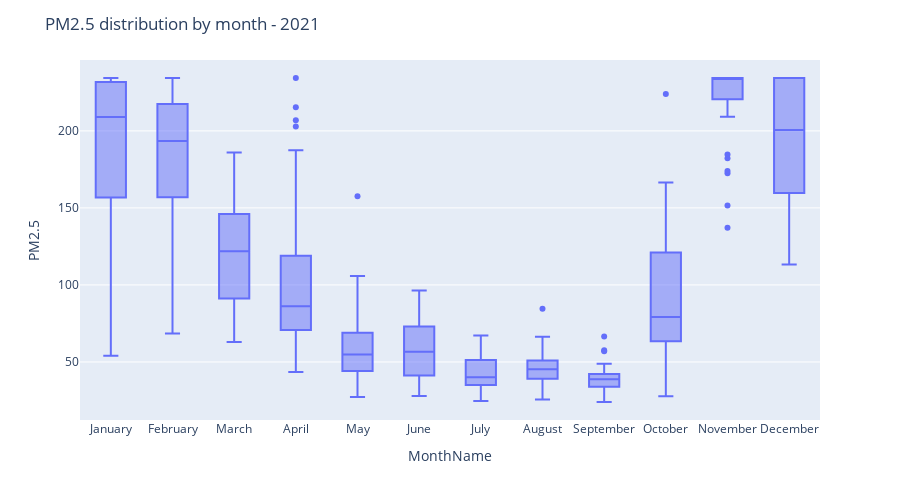
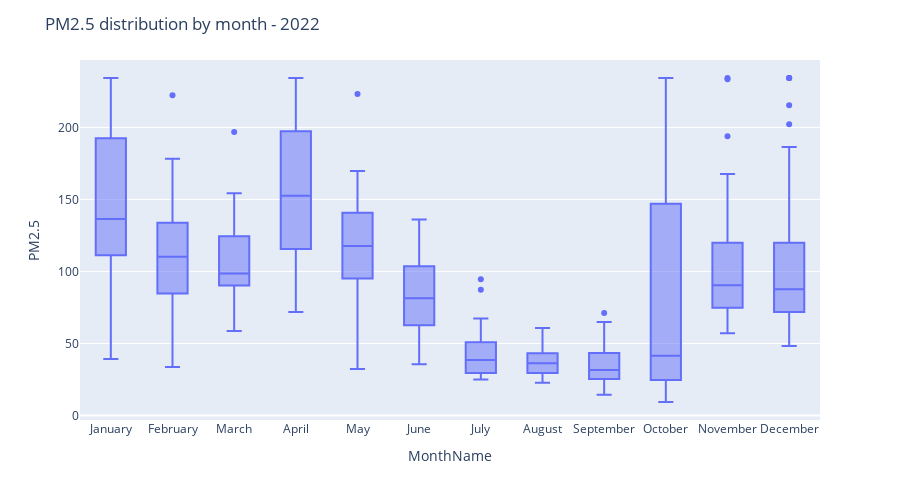
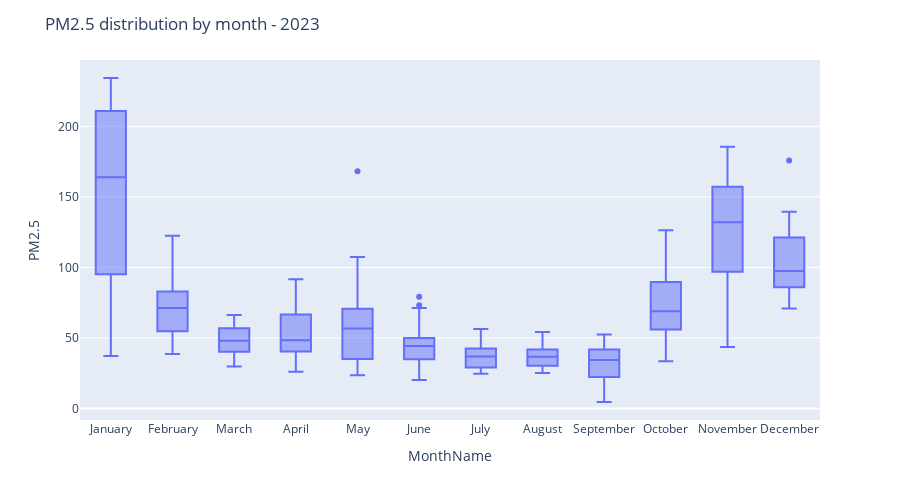

Write notebook code for charts like these, in order.
### Markdown cell above
# 7. Interactive boxplot: months as outliers for selected years

### Code cell
import plotly.express as px
years = sorted(df['Year'].unique())

def plot_year_box(year):
    d = df[df['Year']==year]
    # boxplot by month (string month names for readability)
    d['MonthName'] = d['Date'].dt.month_name()
    fig = px.box(d, x='MonthName', y='PM2.5', category_orders={'MonthName': ['January','February','March','April','May','June','July','August','September','October','November','December']})
    fig.update_layout(title=f'PM2.5 distribution by month - {year}', height=500)
    return fig

# Example: show for three years
for y in years[:3]:
    display(plot_year_box(y))

### Figure 1 — Plotly figure (JSON) as saved in the notebook; plotly's stock layout.template omitted (floating-point values rounded to 4 significant figures; data arrays with more than 128 entries replaced by an {"elided": "..."} marker saying what was removed)
{"data": [{"alignmentgroup": "True", "hovertemplate": "MonthName=%{x}<br>PM2.5=%{y}<extra></extra>", "legendgroup": "", "marker": {"color": "#636efa"}, "name": "", "notched": false, "offsetgroup": "", "orientation": "v", "showlegend": false, "type": "box", "x": {"elided": "365 str values"}, "x0": " ", "xaxis": "x", "y": {"elided": "365 float values"}, "y0": " ", "yaxis": "y"}], "layout": {"boxmode": "group", "height": 500, "legend": {"tracegroupgap": 0}, "margin": {"t": 60}, "title": {"text": "PM2.5 distribution by month - 2021"}, "xaxis": {"anchor": "y", "categoryarray": ["January", "February", "March", "April", "May", "June", "July", "August", "September", "October", "November", "December"], "categoryorder": "array", "domain": [0, 1], "title": {"text": "MonthName"}}, "yaxis": {"anchor": "x", "domain": [0, 1], "title": {"text": "PM2.5"}}}}

### Figure 2 — Plotly figure (JSON) as saved in the notebook; plotly's stock layout.template omitted (floating-point values rounded to 4 significant figures; data arrays with more than 128 entries replaced by an {"elided": "..."} marker saying what was removed)
{"data": [{"alignmentgroup": "True", "hovertemplate": "MonthName=%{x}<br>PM2.5=%{y}<extra></extra>", "legendgroup": "", "marker": {"color": "#636efa"}, "name": "", "notched": false, "offsetgroup": "", "orientation": "v", "showlegend": false, "type": "box", "x": {"elided": "365 str values"}, "x0": " ", "xaxis": "x", "y": {"elided": "365 float values"}, "y0": " ", "yaxis": "y"}], "layout": {"boxmode": "group", "height": 500, "legend": {"tracegroupgap": 0}, "margin": {"t": 60}, "title": {"text": "PM2.5 distribution by month - 2022"}, "xaxis": {"anchor": "y", "categoryarray": ["January", "February", "March", "April", "May", "June", "July", "August", "September", "October", "November", "December"], "categoryorder": "array", "domain": [0, 1], "title": {"text": "MonthName"}}, "yaxis": {"anchor": "x", "domain": [0, 1], "title": {"text": "PM2.5"}}}}

### Figure 3 — Plotly figure (JSON) as saved in the notebook; plotly's stock layout.template omitted (floating-point values rounded to 4 significant figures; data arrays with more than 128 entries replaced by an {"elided": "..."} marker saying what was removed)
{"data": [{"alignmentgroup": "True", "hovertemplate": "MonthName=%{x}<br>PM2.5=%{y}<extra></extra>", "legendgroup": "", "marker": {"color": "#636efa"}, "name": "", "notched": false, "offsetgroup": "", "orientation": "v", "showlegend": false, "type": "box", "x": {"elided": "365 str values"}, "x0": " ", "xaxis": "x", "y": {"elided": "365 float values"}, "y0": " ", "yaxis": "y"}], "layout": {"boxmode": "group", "height": 500, "legend": {"tracegroupgap": 0}, "margin": {"t": 60}, "title": {"text": "PM2.5 distribution by month - 2023"}, "xaxis": {"anchor": "y", "categoryarray": ["January", "February", "March", "April", "May", "June", "July", "August", "September", "October", "November", "December"], "categoryorder": "array", "domain": [0, 1], "title": {"text": "MonthName"}}, "yaxis": {"anchor": "x", "domain": [0, 1], "title": {"text": "PM2.5"}}}}
